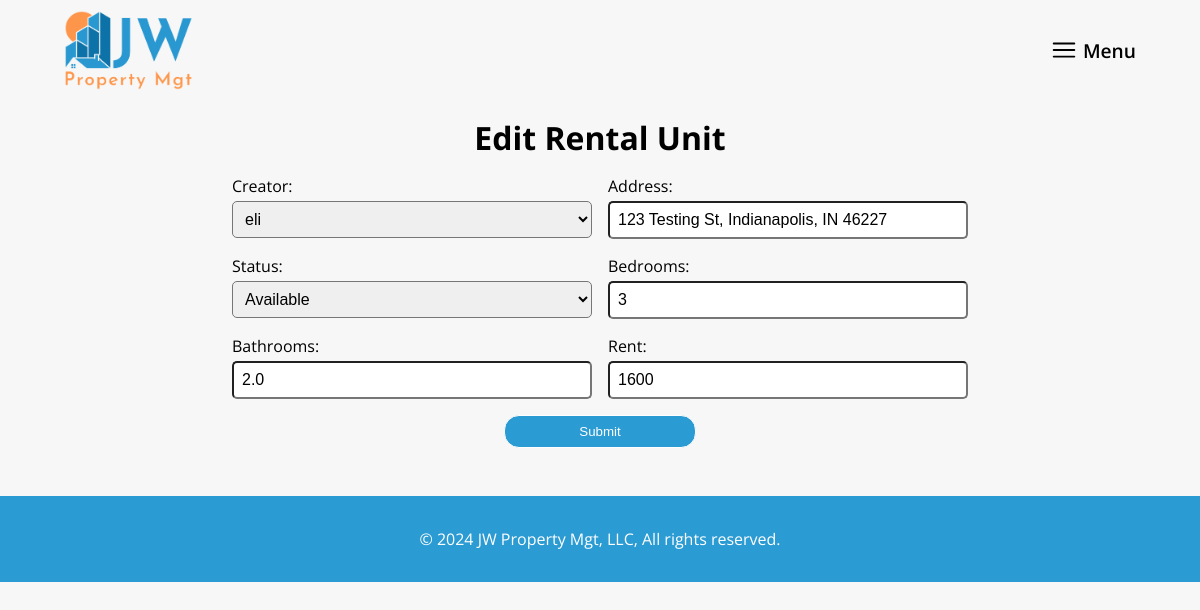
The app's page /edit_unit/1/ (signed in), older data.
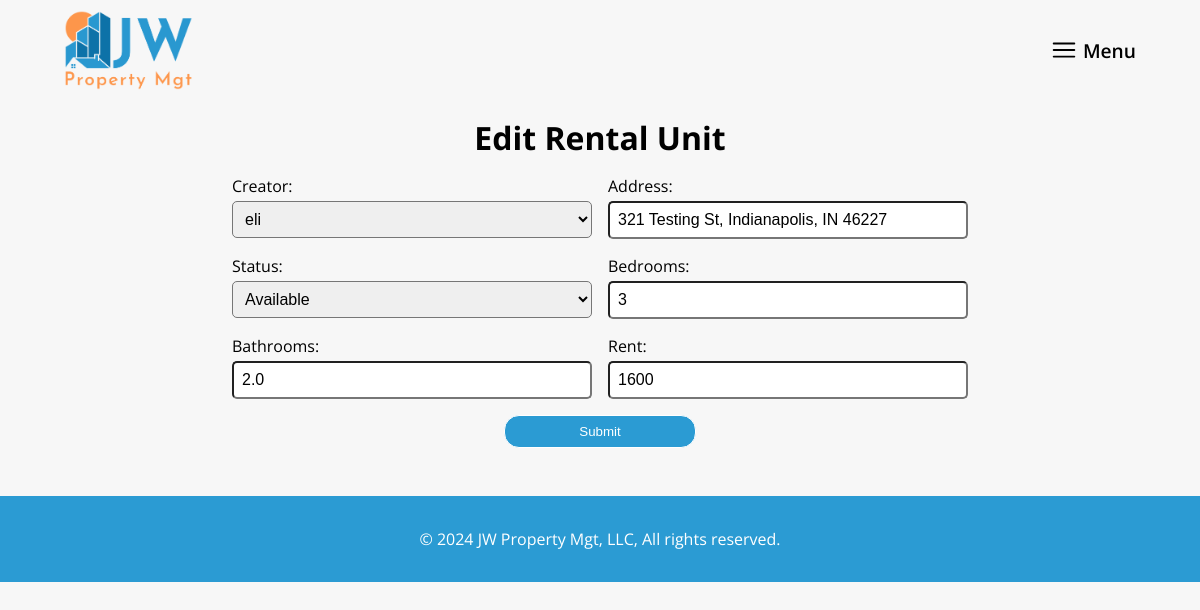
The same page, newer data.
### mainsite/models.py (models this page shows, shortened)
class Unit(models.Model):
    STATUS_CHOICES = [
        ('available', 'Available'),
        ('rented', 'Rented'),
        ('pending', 'Pending'),
    ]
    creator = models.ForeignKey(settings.AUTH_USER_MODEL, on_delete=models.CASCADE)
    address = models.CharField(max_length=200)
    status = models.CharField(max_length=20, choices=STATUS_CHOICES, default='available')
    bedrooms = models.IntegerField()
    bathrooms = models.IntegerField()  # Change to IntegerField
    rent = models.IntegerField()
    created_date = models.DateTimeField(default=timezone.now)
    published_date = models.DateTimeField(default=timezone.now)

### mainsite/views.py (the view)
# urls.py: path('edit_unit/<int:unit_id>/', views.edit_unit, name='edit_unit'),
@login_required
def edit_unit(request, unit_id):
    unit = get_object_or_404(Unit, pk=unit_id)
    if request.method == 'POST':
        form = UnitForm(request.POST, instance=unit)
        if form.is_valid():
            form.save()
            return redirect('dashboard')
    else:
        form = UnitForm(instance=unit)
    return render(request, 'edit_unit.html', {'form': form, 'unit': unit})

### mainsite/forms.py
class UnitForm(forms.ModelForm):
    class Meta:
        model = Unit
        fields = ('creator', 'address', 'status', 'bedrooms', 'bathrooms', 'rent',)

### mainsite/templates/edit_unit.html
{% extends 'base.html' %}
{% block content %}
    <div class="header__background"></div>
    <div class="rentApp__Container">
        <h1 class="subpage__title">Edit Rental Unit</h1>
        {% if submit %}
            <div class="rentApp__successContainer">
                <h2 class="rentApp__success">Rental was updated successfully</h2>
                <a href="{% url 'main' %}" class="rentApp__toHome">Return to Home</a>
            </div>
        {% else %}
            <form method="POST" class="rentApp__editForm">{% csrf_token %}
                {{ form.as_p }}
                <button type="submit" class="rentApp__submitBtn">Submit</button>
            </form>
        {% endif %}
    </div>
{% endblock %}

Row changes from the older to the newer data that the page shows:
changed Unit "eli": address "123 Testing St, Indianapolis, IN 46227" → "321 Testing St, Indianapolis, IN 46227"
